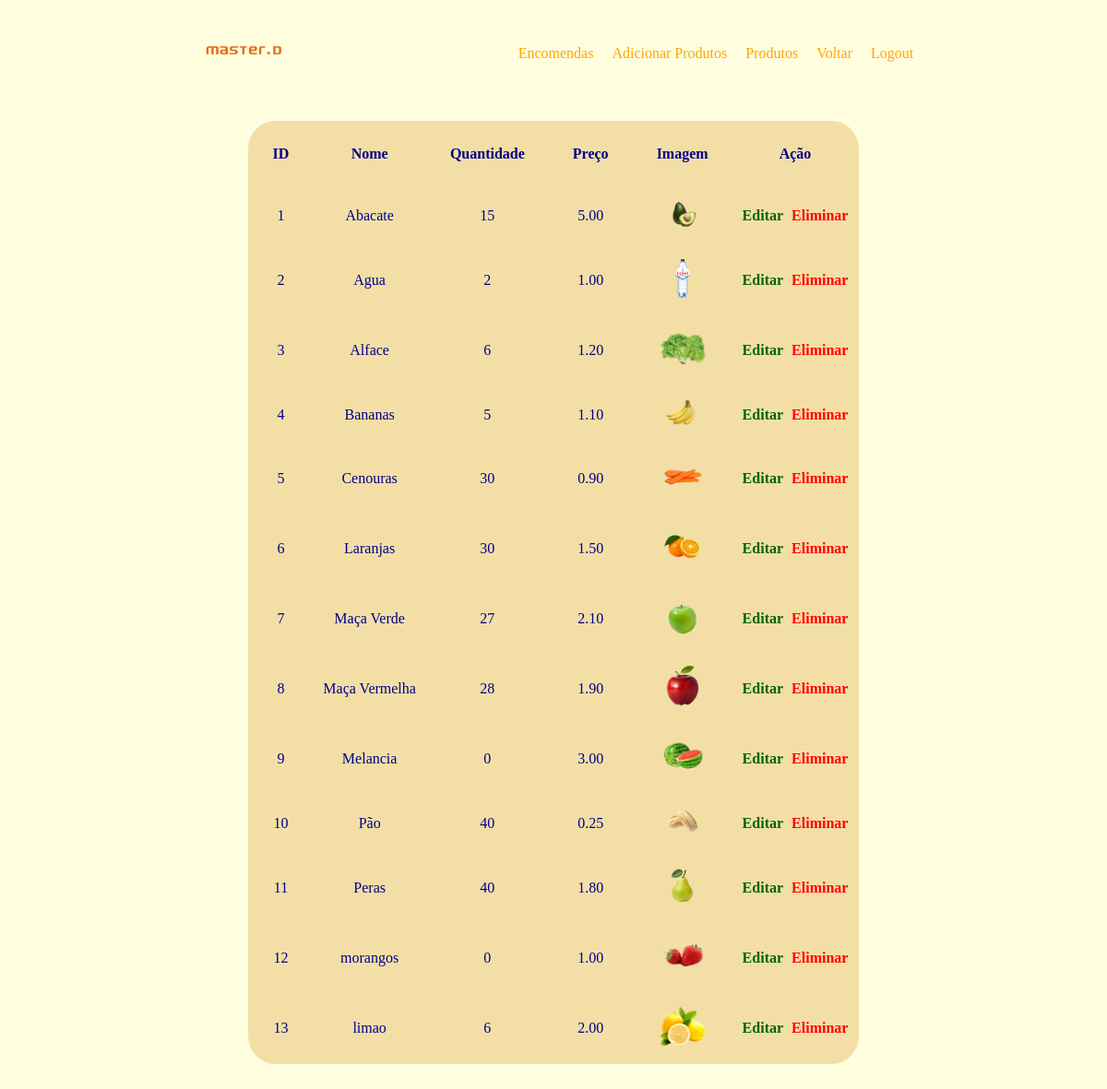
/admin-final/produtos.php (signed in), run on the app's committed database.
### tables this page shows
CREATE TABLE `produtos` (
  `id` int(11) NOT NULL,
  `nome` varchar(255) NOT NULL,
  `quantidade` int(11) NOT NULL,
  `preco` decimal(10,2) NOT NULL,
  `imagem` varchar(255) DEFAULT NULL
);

### admin-final/produtos.php (the view, shortened to what this page needs)
<?php
include_once("../conexao/conexao.php");
$sql = "SELECT * FROM produtos";
$stmt = $conexao->prepare($sql);
if ($stmt->execute()) {
    $result = $stmt->get_result();
}
?>
<!DOCTYPE html>
<html lang="pt">
<head>
    <link rel="stylesheet" href="./css/produtos.css">
</head>
<body>
<nav>
    <div class="nav-container">
        <div class="logo">
            <img src="../imagens/Escola-Profissional-MasterD-removebg-preview.png" alt="Logo">
        </div>
        <ul class="menu">
            <li><a href="encomendas.php">Encomendas</a></li>
            <li><a href="produtos_new.php">Adicionar Produtos</a></li>
            <li><a href="produtos.php">Produtos</a></li>
            <li><a href="index.php">Voltar</a></li>
            <li><a href="logout.php">Logout</a></li>
        </ul>
    </div>
</nav>
    <div class="content" id="content">
    <?php if ($result->num_rows > 0) : ?>
        <table>
            <tr class="tr-hide">
                <th>ID</th>
                <th>Nome</th>
                <th>Quantidade</th>
                <th>Preço</th>
                <th>Imagem</th>
                <th>Ação</th>
            </tr>
            <?php while($row = $result->fetch_assoc()) : ?>
                <tr >
                    <td><?php echo $row["id"]; ?></td>
                    <td><?php echo $row["nome"]; ?></td>
                    <td><?php echo $row["quantidade"]; ?></td>
                    <td><?php echo $row["preco"]; ?></td>
                    <td><img src="<?php echo $row["imagem"]; ?>" alt="Imagem do Produto" width="50"></td>
                    <td><a id="edit" href="editar_produto.php?id=<?php echo $row["id"]; ?>">Editar</a>
                    <a id="delete" href="eliminar_produto.php?id=<?php echo $row["id"]; ?>">Eliminar</a></td>
                </tr>
            <?php endwhile; ?>
        </table>
    <?php else : ?>
        <p>Nenhum produto encontrado.</p>
    <?php endif; ?>
    </div>
</body>
</html>

### admin-final/css/produtos.css (style rules this page uses)
body { background-color: #ffffe0; }
.content { display: flex; justify-content: space-around; margin-top: 2%; }
table { color: darkblue; background-color: #f3dfa6; border: none; border-radius: 30px; text-align: center; margin-bottom: 20px; }
table th { padding: 25px; border: none; }
table td { padding: 10px; border: none; }
#edit { text-decoration: none; color: darkgreen; font-weight: bold; }
#delete { color: red; margin-left: 5px; font-weight: bold; text-decoration: none; }
nav { background-color: #ffffe0; color: white; }
nav ul li a { font-family: monteserratBold; text-decoration: none; color: orange; }
.nav-container { display: flex; justify-content: space-evenly; align-items: center; padding: 10px; }
.logo img { width: 130px; }
.menu { display: flex; list-style: none; }
.menu li { margin: 0 10px; }

### data on the page
produtos: id "1", nome "Abacate", quantidade "15", preco "5.00", imagem (picture)
produtos: id "2", nome "Agua", quantidade "2", preco "1.00", imagem (picture)
produtos: id "3", nome "Alface", quantidade "6", preco "1.20", imagem (picture)
produtos: id "4", nome "Bananas", quantidade "5", preco "1.10", imagem (picture)
produtos: id "5", nome "Cenouras", quantidade "30", preco "0.90", imagem (picture)
produtos: id "6", nome "Laranjas", quantidade "30", preco "1.50", imagem (picture)
produtos: id "7", nome "Maça Verde", quantidade "27", preco "2.10", imagem (picture)
produtos: id "8", nome "Maça Vermelha", quantidade "28", preco "1.90", imagem (picture)
produtos: id "9", nome "Melancia", quantidade "0", preco "3.00", imagem (picture)
produtos: id "10", nome "Pão", quantidade "40", preco "0.25", imagem (picture)
produtos: id "11", nome "Peras", quantidade "40", preco "1.80", imagem (picture)
produtos: id "12", nome "morangos", quantidade "0", preco "1.00", imagem (picture)
produtos: id "13", nome "limao", quantidade "6", preco "2.00", imagem (picture)
